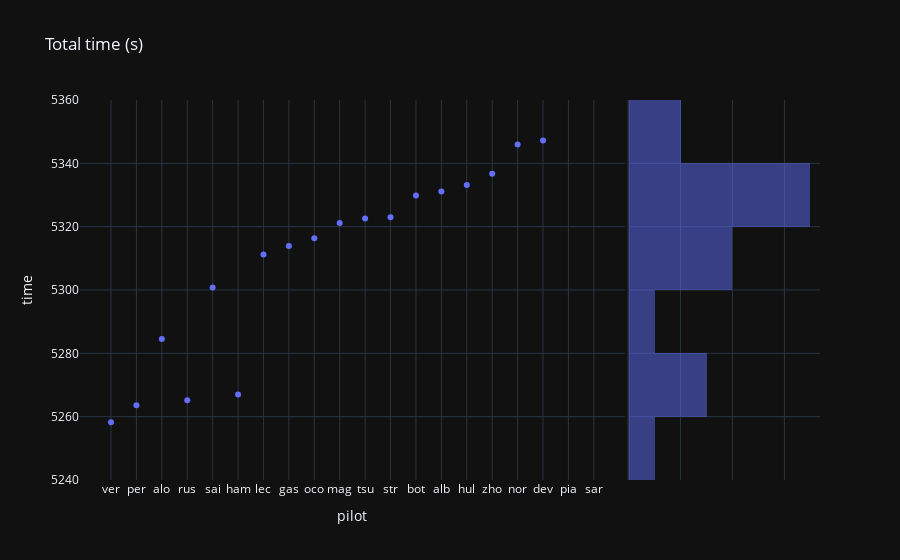

This figure's notebook cell:
### Code cell
px.scatter(last_gp, x="pilot", y="time", title="Total time (s)", marginal_y="histogram", template="plotly_dark")
# no data displayed if the pilot didn't finish or had one lap of delay

### Figure 1 — Plotly figure (JSON) as saved in the notebook; plotly's stock layout.template omitted (floating-point values rounded to 4 significant figures)
{"data": [{"hovertemplate": "pilot=%{x}<br>time=%{y}<extra></extra>", "legendgroup": "", "marker": {"color": "#636efa", "symbol": "circle"}, "mode": "markers", "name": "", "orientation": "v", "showlegend": false, "type": "scatter", "x": ["ver", "per", "alo", "rus", "sai", "ham", "lec", "gas", "oco", "mag", "tsu", "str", "bot", "alb", "hul", "zho", "nor", "dev", "pia", "sar"], "xaxis": "x", "y": [5258.0, 5264.0, 5285.0, 5265.0, 5301.0, 5267.0, 5311.0, 5314.0, 5316.0, 5321.0, 5323.0, 5323.0, 5330.0, 5331.0, 5333.0, 5337.0, 5346.0, 5347.0, null, null], "yaxis": "y"}, {"alignmentgroup": "True", "bingroup": "y", "hovertemplate": "time=%{y}<br>count=%{x}<extra></extra>", "legendgroup": "", "marker": {"color": "#636efa"}, "name": "", "offsetgroup": "", "opacity": 0.5, "showlegend": false, "type": "histogram", "xaxis": "x2", "y": [5258.0, 5264.0, 5285.0, 5265.0, 5301.0, 5267.0, 5311.0, 5314.0, 5316.0, 5321.0, 5323.0, 5323.0, 5330.0, 5331.0, 5333.0, 5337.0, 5346.0, 5347.0, null, null], "yaxis": "y2"}], "layout": {"barmode": "overlay", "legend": {"tracegroupgap": 0}, "title": {"text": "Total time (s)"}, "xaxis": {"anchor": "y", "domain": [0, 0.7363], "title": {"text": "pilot"}}, "xaxis2": {"anchor": "y2", "domain": [0.7413, 1], "matches": "x2", "showgrid": true, "showline": false, "showticklabels": false, "ticks": ""}, "yaxis": {"anchor": "x", "domain": [0, 1], "title": {"text": "time"}}, "yaxis2": {"anchor": "x2", "domain": [0, 1], "matches": "y", "showgrid": true, "showticklabels": false}}}
